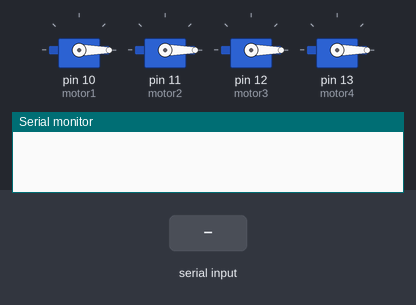
This sketch was run on a simulated Arduino Uno, built with avr-gcc and run on an emulated ATmega328P. Parts: 4 × servo, the last lines printed to the serial monitor. Inputs (shaded band) come from the test bench.

Above: at 1.2 s.
1.3 s: "90,45,200\n" received over Serial
At 1.9 s:
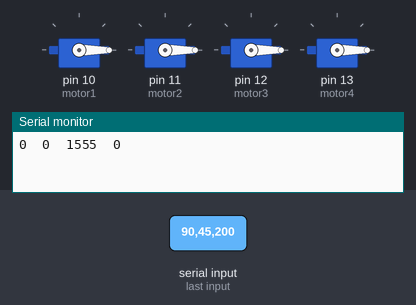
2.8 s: "30,150,10\n" received over Serial
At 3.3 s:
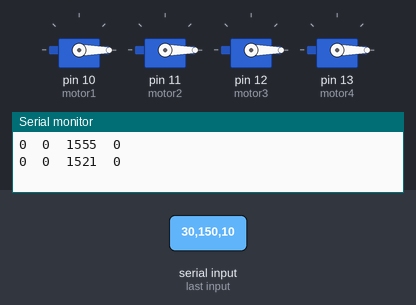
4.3 s: "90,45\n" received over Serial
At 5.5 s:
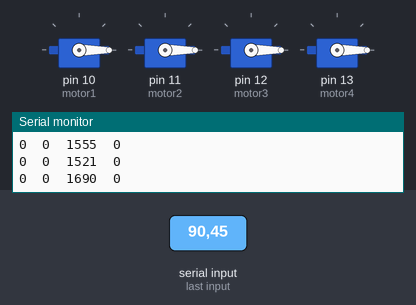
Timing chart, 0 to 7.3 s (numbered marks = the images above; inputs shaded):
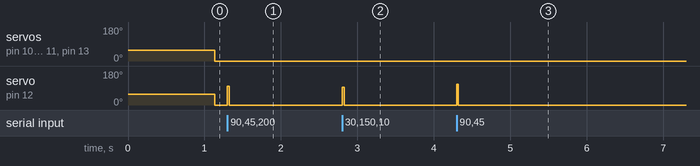

The sketch:

quadcopter.ino
```cpp
// 調整器完成
#include<Servo.h>

const int MIN = 1130, MAX = 2000, ATTENUATION_CONSTANT = 2, EMERGENCY_STOP_NUM = 60;
int counter = 0, left_x, left_y, right_x, right_y, motor1_speed = MIN, motor2_speed = MIN, motor3_speed = MIN, motor4_speed = MIN;
int emergency_allmotors_speed, emergency_stop_counter = -999999999999;
double w1, w2, w4;
char buff[30];
Servo motor1, motor2, motor3, motor4;

void Debug_show(String number, String a, String b, String c, String d){
  Serial.print(number + ": ");
  Serial.print("\t");
  Serial.print(a);
  Serial.print("\t");
  Serial.print(b);
  Serial.print("\t");
  Serial.print(c);
  Serial.print("\t");
  Serial.print(d);
  Serial.println();
}

void show(String a, String b, String c, String d){
  Serial.print(a);
  Serial.print("\t");
  Serial.print(b);
  Serial.print("\t");
  Serial.print(c);
  Serial.print("\t");
  Serial.print(d);
}

void setup() {
  motor1.attach(10);
  motor2.attach(11);
  motor3.attach(12);
  motor4.attach(13);
  Serial.begin(9600);
}

void loop() {
  if (Serial.available()) {
    buff[counter] = Serial.read();
    if (counter > 60 || buff[counter] == '\n') {
      buff[counter] = '\0';
      left_x=atoi(strtok(buff,","));
      left_y=atoi(strtok(NULL,","));
      right_x=atoi(strtok(NULL,","));
      right_y=atoi(strtok(NULL,","));
      w1 = ((String)strtok(NULL,",")).toDouble();
      w2 = ((String)strtok(NULL,",")).toDouble();
      w4 = ((String)strtok(NULL,",")).toDouble();
      counter = 0;

      //show((String)left_x, (String)left_y, (String)right_x, (String)right_y);
      //Serial.print("\t");
      show((String)motor1_speed, (String)motor2_speed, (String)motor3_speed, (String)motor4_speed);
      Serial.println();
      //Serial.print("\t");
      //show((String)w1, (String)w2, (String)1.0, (String)w4);
      //Serial.print("\t");
      //Serial.println();
    }else{
      counter++;
    }

    motor1_speed = map(left_y, -472, 493, MIN, MAX);
    motor2_speed = map(left_y, -472, 493, MIN, MAX);
    motor3_speed = map(left_y, -472, 493, MIN, MAX);
    motor4_speed = map(left_y, -472, 493, MIN, MAX);

    // 回転運動
    if(left_x <= -130){
      left_x = max(-430, left_x);
      double r = abs(left_x) / 1500.0 + 137 / 150.0;
      motor1_speed *= r;
      motor3_speed *= r;
      motor2_speed *= 2 - r;
      motor4_speed *= 2 - r;
    }
    if(130 <= left_x){
      left_x = min(430, left_x);
      double r = left_x / 1500.0 + 137 / 150.0;
      motor2_speed *= r;
      motor4_speed *= r;
      motor1_speed *= 2 - r;
      motor3_speed *= 2 - r;
    }

    // 平行移動(前後)
    if(right_y <= -130){
      right_y = max(-430, right_y);
      double s = abs(right_y) / 1500.0 + 137 / 150.0;
      motor1_speed *= s;
      motor2_speed *= s;
      motor3_speed *= 2 - s;
      motor4_speed *= 2 - s;
    }
    if(130 <= right_y){
      right_y = min(430, right_y);
      double s = right_y / 1500.0 + 137 / 150.0;
      motor1_speed *= 2 - s;
      motor2_speed *= 2 - s;
      motor3_speed *= s;
      motor4_speed *= s;
    }

    // 平行移動(左右)
    if(right_x <= -130){
      right_x = max(-430, right_x);
      double s = abs(right_x) / 1500.0 + 137 / 150.0;
      motor1_speed *= 2 - s;
      motor2_speed *= s;
      motor3_speed *= s;
      motor4_speed *= 2 - s;
    }
    if(130 <= right_x){
      right_x = min(430, right_x);
      double s = right_x / 1500.0 + 137 / 150.0;
      motor1_speed *= s;
      motor2_speed *= 2 - s;
      motor3_speed *= 2 - s;
      motor4_speed *= s;
    }


    motor1_speed *= w1;
    motor2_speed *= w2;
    motor4_speed *= w4;

    emergency_stop_counter = 0;

  }else{
    emergency_stop_counter++;
    if(emergency_stop_counter >= EMERGENCY_STOP_NUM){
      motor1_speed = 0;
      motor2_speed = 0;
      motor3_speed = 0;
      motor4_speed = 0;
    }
  }
  //show((String)motor1_speed, (String)motor2_speed, (String)motor3_speed, (String)motor4_speed);
  //Serial.println();

  ///// 各ブラシレスモーターへ回転速度を送信する。 /////
  motor1.writeMicroseconds(motor1_speed);
  motor2.writeMicroseconds(motor2_speed);
  motor3.writeMicroseconds(motor3_speed);
  motor4.writeMicroseconds(motor4_speed);
}
```

Measured:
- after the input at 1.3 s, servo on pin 12 (motor3): 0° → 98° at once, → 0° 0.03 s later
- after the input at 2.8 s, servo on pin 12 (motor3): 0° → 95° at once, → 0° 0.03 s later
- after the input at 4.3 s, servo on pin 12 (motor3): 0° → 111° at once, → 0° 0.02 s later
